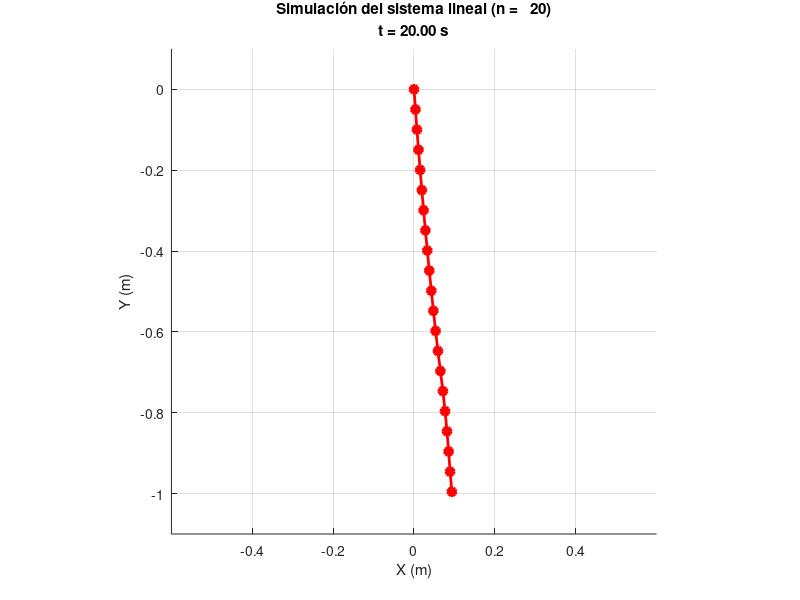

Here is the MATLAB script that generated this plot:
%% Caso discreto para ángulos pequeños
close all;
% PARÁMETROS FÍSICOS
n = 20;             % Número de péndulos
L = 1;              % Longitud total (m)
M_total = 20;      % Masa total (kg)
g = 9.81;           % Gravedad (m/s^2)

l = L/n;            % Longitud de cada segmento
m = M_total/n;      % Masa de cada partícula

% 1. CONSTRUCCIÓN DE MATRICES (M y K)
K = zeros(n,n);
M = zeros(n,n);
for i = 1:n
    K(i,i) = m * g * l * (n - i + 1); 
    for j = 1:n
        M(i,j) = m * l^2 * (n - max(i,j) + 1);
    end
end

% 2. CONFIGURACIÓN DE LA SIMULACIÓN
tspan = 0:0.05:20;  % Tiempo de 0 a 30s con pasos de 0.05s
theta0 = [0.17*ones(n,1)]; % Posiciones iniciales
omega0 = [zeros(n,1)]; %Velocidades iniciales

y0 = [theta0; omega0];    % Estado inicial [ángulos; velocidades]

% Definición del sistema de EDOs: y' = [velocidades; aceleraciones]
sistema = @(t, y) [y(n+1:end); -M \ (K * y(1:n))];

% Resolver las ecuaciones
[t, y_out] = ode45(sistema, tspan, y0);
thetas = y_out(:, 1:n);


%% VIDEO
opcion_video = questdlg('¿Deseas guardar la animación en un archivo de video MP4?', ...
	'Guardar Video', ...
	'Sí','No','No'); % 'No' es la opción por defecto

guardar_video = strcmp(opcion_video, 'Sí');

if guardar_video
    nombre_archivo = sprintf('Sistema_Lineal_n%d.mp4', n);
    v = VideoWriter(nombre_archivo, 'MPEG-4');
    v.FrameRate = (size(tspan,2)-1)/tspan(end); % fotogramas por segundo
    v.Quality = 95;   % Alta calidad de compresión
    open(v);
    disp(['Grabando video... El archivo se guardará como: ', nombre_archivo]);
end
%%

% 3. ANIMACIÓN
figure('Color', 'w');
grid on;
hold on;
axis equal;
% Ajustar los límites del gráfico
xlim([-L*0.6, L*0.6]); 
ylim([-L*1.1, L*0.1]);
xlabel('X (m)'); ylabel('Y (m)');


% Crear el objeto gráfico de la cuerda (línea con círculos)
hCuerda = plot(0, 0, '-or', 'LineWidth', 2, 'MarkerFaceColor', 'r');

% Bucle de frames para el movimiento
for k = 1:length(t)
    tk=tspan(k);
    title(sprintf('Simulación del sistema lineal (n =%5.0f)\nt = %5.2f s',n,tk));
    tic;
    % Calcular posiciones cartesianas (x, y) a partir de los ángulos
    % x = l * sin(theta1) + l * sin(theta2) ...
    current_thetas = thetas(k, :);
    posX = [0, cumsum(l * sin(current_thetas))];
    posY = [0, cumsum(-l * cos(current_thetas))];
    
    % Actualizar datos del gráfico
    set(hCuerda, 'XData', posX, 'YData', posY);
    
    % Forzar dibujado y pequeña pausa (que depende del tiempo de procesado) para velocidad real
    drawnow;

    % Captura el frame actual de la figura
    if guardar_video
        frame = getframe(gcf);
        writeVideo(v, frame);
    end
    tproces=toc;
    pause(max(0,0.05-tproces)); 
end

if guardar_video
    close(v);
    disp('¡Video guardado y exportado con éxito!');
end
